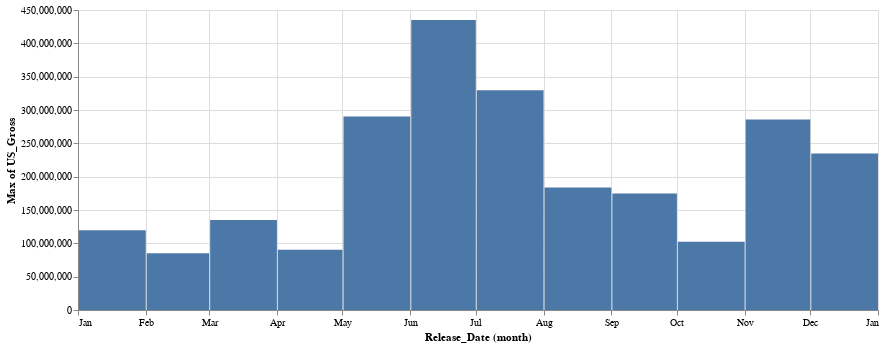

Notebook source saved alongside this figure:
### Markdown cell above
Try playing around with different aggregations, such as 'yearmonth', or 'month', or 'count'.

### Code cell
agg_chart = alt.Chart(movies_filtered).mark_bar().encode(
    x = alt.X('month(Release_Date)'),
    y = alt.Y('max(US_Gross)'),
).properties(width=800)

agg_chart

### Figure 1 — Vega-Lite specification as saved in the notebook (floating-point values rounded to 4 significant figures; data arrays with more than 128 entries replaced by an {"elided": "..."} marker saying what was removed)
{"config": {"view": {"continuousWidth": 300, "continuousHeight": 300}}, "data": {"name": "data-0bdad61e92be6e7cce0493ae865fad98"}, "mark": {"type": "bar"}, "encoding": {"x": {"field": "Release_Date", "timeUnit": "month", "type": "temporal"}, "y": {"aggregate": "max", "field": "US_Gross", "type": "quantitative"}}, "width": 800, "$schema": "https://vega.github.io/schema/vega-lite/v5.20.1.json", "datasets": {"data-0bdad61e92be6e7cce0493ae865fad98": {"elided": "483 records"}}}
